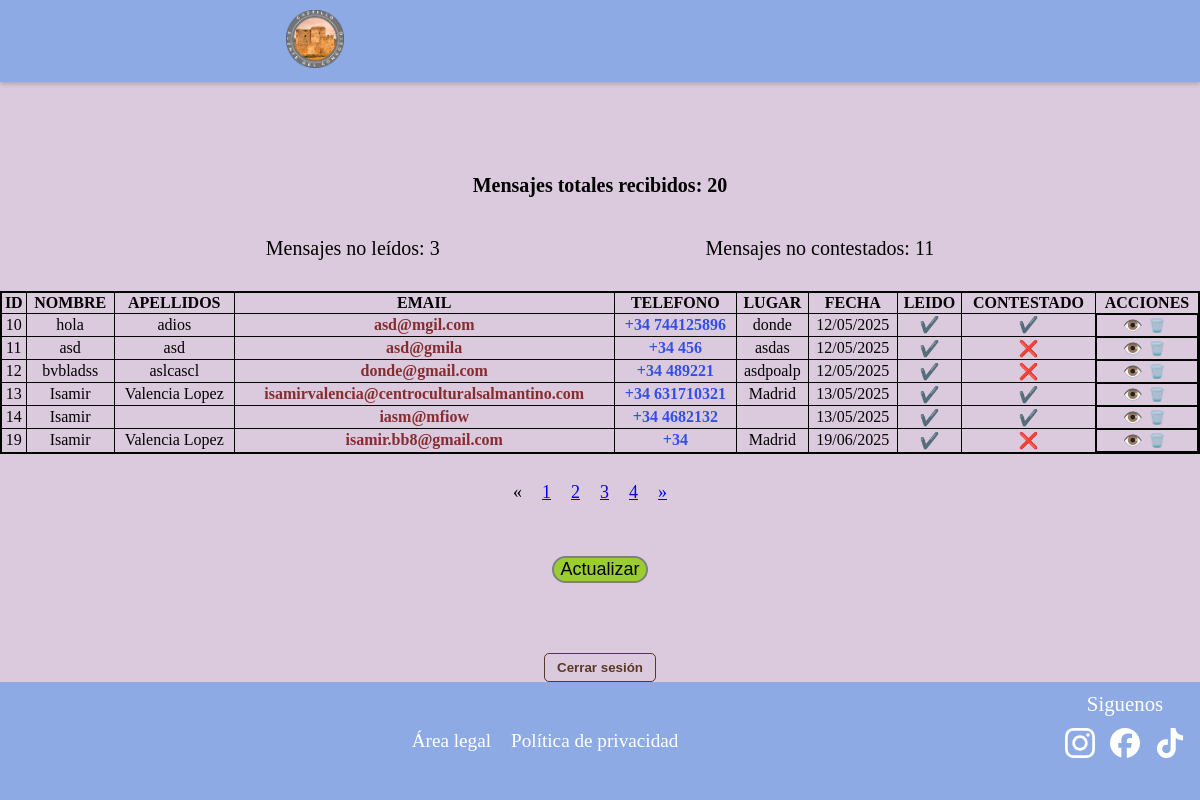
The page /chat/?page=3 (signed in) on the database its author committed.
### appcastillocongosto/models.py (models this page shows, shortened)
class Contacto(models.Model):
    id = models.AutoField(primary_key=True)
    nombre = models.CharField("Nombre", max_length=25, null=True)
    apellidos = models.CharField("Apellidos", max_length=100, null=True, blank=True)
    email = models.CharField("Email", max_length=100, null=True, blank=True)
    telefono = models.CharField("Telefono", max_length=15, null=True, blank=True)
    lugar = models.CharField("Lugar", max_length=100, null=True, blank=True)
    fecha = models.DateTimeField("Fecha y Hora", default=timezone.now)
    mensaje = models.TextField("Mensaje")
    leido = models.BooleanField("Leido", default=False)
    contestado = models.BooleanField("Contestado", default=False)
    class Meta:
        verbose_name = "Contacto"
        verbose_name_plural = "Contactos"
        ordering = ['nombre']

### appcastillocongosto/views.py (the view)
# urls.py: path('chat/', views.chat, name='chat'),
@login_required(login_url='login')
def chat(request):
    lista_contactos = Contacto.objects.all().order_by('leido')
    numcontactos = Contacto.objects.count()
    numleidos = Contacto.objects.filter(leido=False).count()
    numcontestados = Contacto.objects.filter(contestado=False).count()
    page = request.GET.get('page')
    paginator = Paginator(lista_contactos, 6)
    if page == None:
        print(" page recibe fuera de get o post NONE ="+ str(page))
        page = paginator.num_pages
        request.session["pagina"] = page
    else:
        print(" page recibe este del nonede geo o post="+ str(page))
        request.session["pagina"] = page
    if request.method == 'GET':
        pagina = request.session["pagina"]
        print(" page recibe en GET=" + str(pagina))
    if request.method == 'POST':
        pagina = request.session["pagina"]
        print(" page recibe en POST= " +str(pagina))
    if "pagina" in request.session:
        page = request.session["pagina"]
        print(" page recibe de sesion=" +str(page))
    try:
        lista_contactos = paginator.get_page(page)
    except PageNotAnInteger:
        lista_contactos = paginator.page(1)
    except EmptyPage:
        lista_contactos = paginator.page(paginator.num_pages)
    if request.method == 'POST':
        return redirect('chat')
    context = {'lista_contactos': lista_contactos, 'numleidos': numleidos, 'numcontestados': numcontestados, 'numcontactos': numcontactos}
    return render(request, 'chat.html', context=context)

### templates/chat.html (shortened to what this page needs)
{% extends "base2.html" %}
{% load static %}
{% block head %}
<link rel="stylesheet" href="{% static 'css/chat.css' %}">
{% endblock %}
{% block content %}
<br><br><br><br>
<div class="chat">
    <div class="num-mensajes">
        <div class="num-mensajes1">
            <p class="num-mensajes-text">Mensajes totales recibidos: {{ numcontactos }}</p>
        </div>
        <div class="num-mensajes2">
            <p class="num-mensajes-text">Mensajes no leídos: {{ numleidos }}</p>
            <p class="num-mensajes-text">Mensajes no contestados: {{ numcontestados }}</p>
        </div>
    </div>
    <div class="tabla-responsive">
        <div class="tabla">
            <table>
                <thead>
                    <th class="th-chat">ID</th>
                    <th class="th-chat">NOMBRE</th>
                    <th class="th-chat">APELLIDOS</th>
                    <th class="th-chat">EMAIL</th>
                    <th class="th-chat">TELEFONO</th>
                    <th class="th-chat">LUGAR</th>
                    <th class="th-chat">FECHA</th>
                    <th class="th-chat">LEIDO</th>
                    <th class="th-chat">CONTESTADO</th>
                    <th class="th-chat">ACCIONES</th>
                </thead>
                <tbody>
                    {% for i in lista_contactos %}
                        <tr>
                            <td> {{ i.id }}</td>
                            <td> {{ i.nombre }}</td>
                            <td> {{ i.apellidos }}</td>
                            <td><a href="https://mail.google.com/mail/?view=cm&to={{ i.email }}" target="_blank" class="email">{{ i.email }}</a></td>
                            <td><a href="{% url 'ver_contacto' id=i.id %}" target="_blank" class="telefono">{% if i.telefono|length > 9 %}{{ i.telefono }}{% else %}+34 {{ i.telefono }}{% endif %}</a></td>
                            <td> {{ i.lugar }}</td>
                            <td> {{ i.fecha|date:"d/m/Y" }}</td>
                            <td> {% if i.leido %}✔️{% else %}❌{% endif %}</td>
                            <td> {% if i.contestado %}✔️{% else %}❌{% endif %}</td>
                            <td class="acciones">
                                <a class="boton-accion" href="{% url 'ver_mensaje' id=i.id %}" title="Ver mensaje">👁️</a>
                                <form method="post" action="{% url 'eliminar_contacto' id=i.id %}">
                                    <button type="submit" class="boton-accion eliminar" title="Eliminar contacto" onclick="return confirm('¿Estás seguro de que quieres eliminar este contacto?');">🗑️</button>
                                </form>
                            </td>
                        </tr>
                    {% endfor %}
                </tbody>
            </table>
        </div>
    </div>
    {% if lista_contactos.has_other_pages %}
        <font size="4">
            <ul class="pagination">
                {% if lista_habilidades.has_previous %}
                    <li><a href="?page={{ lista_contactos.previous_page_numbre }}">&laquo;</a></li>
                {% else %}
                    <li class="disabled"><span>&laquo;</span></li>
                {% endif %}
                {% for i in lista_contactos.paginator.page_range %}
                    {% if reservas.number == i %}
                        <li class="active"><span>{{ i }}<span class="sr-only">(current)</span></span></li>
                    {% else %}
                        <li><a href="?page={{ i }}">{{ i }}</a></li>
                    {% endif %}
                {% endfor %}
                {% if lista_contactos.has_next %}
                    <li><a href="?page={{ lista_contactos.next_page_number }}">&raquo;</a></li>
                {% else %}
                    <li class="disabled"><span>&raquo;</span></li>
                {% endif %}
            </ul>
        </font>
    {% endif %}
    <div class="btn-actualizar">
        <form method="post">
            <input type="submit" value="Actualizar" class="btn-actualizar-text">
        </form>
    </div>
    {% if user.is_authenticated %}
        <form method="post" action="{% url 'logout' %}" style=" text-align: center; margin-top: 5%;">
        <button type="submit" class="boton-cerrar-sesion">Cerrar sesión</button>
    </form>
    {% endif %}
</div>
{% endblock content %}

### static/css/chat.css (style rules this page uses)
body { background: #dbcadd; min-height: 100vh; margin: 0; padding: 0; display: flex; flex-direction: column; }
.chat { flex: 1; display: flex; flex-direction: column; justify-content: space-between; }
.tabla-responsive { width: 100%; overflow-x: auto; overflow-y: auto; }
.tabla table { border: 2px solid black; min-width: 860px; width: 100%; border-collapse: collapse; }
.acciones { display: flex; justify-content: center; }
.boton-accion { text-decoration: none; }
.boton-accion.eliminar { background: none; border: none; cursor: pointer; }
.num-mensajes { display: flex; flex-direction: column; align-items: center; justify-content: space-evenly; }
.num-mensajes1 { font-weight: bolder; }
.num-mensajes2 { display: flex; justify-content: space-evenly; width: 100%; }
.num-mensajes-text { font-size: 20px; }
.email { text-decoration: none; color: rgba(112, 6, 6, 0.802); font-weight: bold; }
.telefono { text-decoration: none; color: rgba(8, 49, 233, 0.801); font-weight: bold; }
.btn-actualizar { padding-top: 2%; display: flex; justify-content: center; }
.btn-actualizar-text { background: yellowgreen; border-radius: 20px; border: 2px solid grey; font-size: 18px; cursor: pointer; }
table { margin: 0; border: 1px solid black; border-collapse: collapse; }
th, td { border: 0.5px solid black; padding: 1px; text-align: center; white-space: nowrap; }
.pagination { display: flex; justify-content: center; margin-right: 5%; }
.boton-cerrar-sesion { background: none; border: 1px solid #5a3826; color: #5a3826; padding: 6px 12px; border-radius: 5px; text-decoration: none; font-weight: bold; transition: background 0.3s, color 0.3s; cursor: pointer; }

### static/css/footer.css (style rules this page uses)
ul { list-style: none; display: flex; }
li { padding-inline: 10px; }

### templates/base2.html (style rules this page uses)
html { overflow-y: scroll; }
body { margin: 0; }

### rows shown on the page
Contacto: id "10", nombre "hola", apellidos "adios", email "asd@mgil.com", telefono "744125896", lugar "donde", fecha "12/05/2025"
Contacto: id "11", nombre "asd", apellidos "asd", email "asd@gmila", telefono "456", lugar "asdas", fecha "12/05/2025"
Contacto: id "12", nombre "bvbladss", apellidos "aslcascl", email "donde@gmail.com", telefono "489221", lugar "asdpoalp", fecha "12/05/2025"
Contacto: id "13", nombre "Isamir", apellidos "Valencia Lopez", email "isamirvalencia@centroculturalsalmantino.com", telefono "631710321", lugar "Madrid", fecha "13/05/2025"
Contacto: id "14", nombre "Isamir", email "iasm@mfiow", telefono "4682132", fecha "13/05/2025"
Contacto: id "19", nombre "Isamir", apellidos "Valencia Lopez", email "isamir.bb8@gmail.com", lugar "Madrid", fecha "19/06/2025"

### other values the page prints
{{ numcontactos }} "20"
{{ numleidos }} "3"
{{ numcontestados }} "11"
{{ i }} "1" "2" "3" "4"
